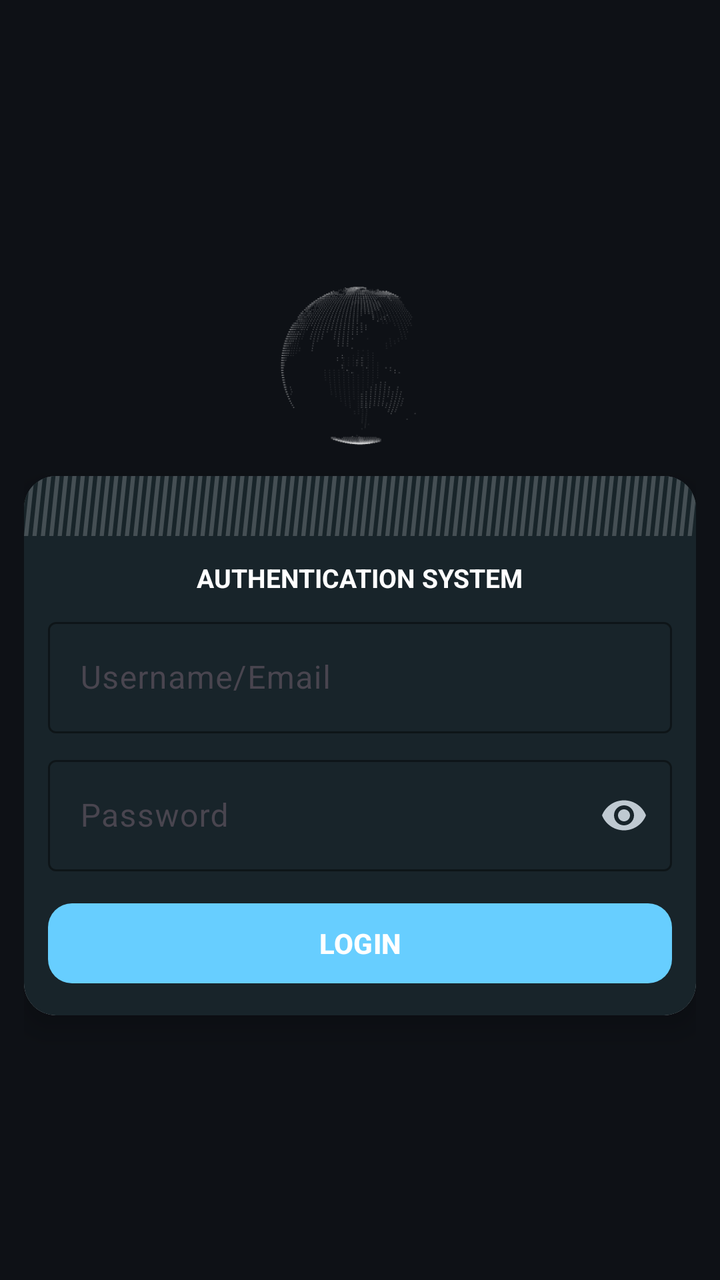
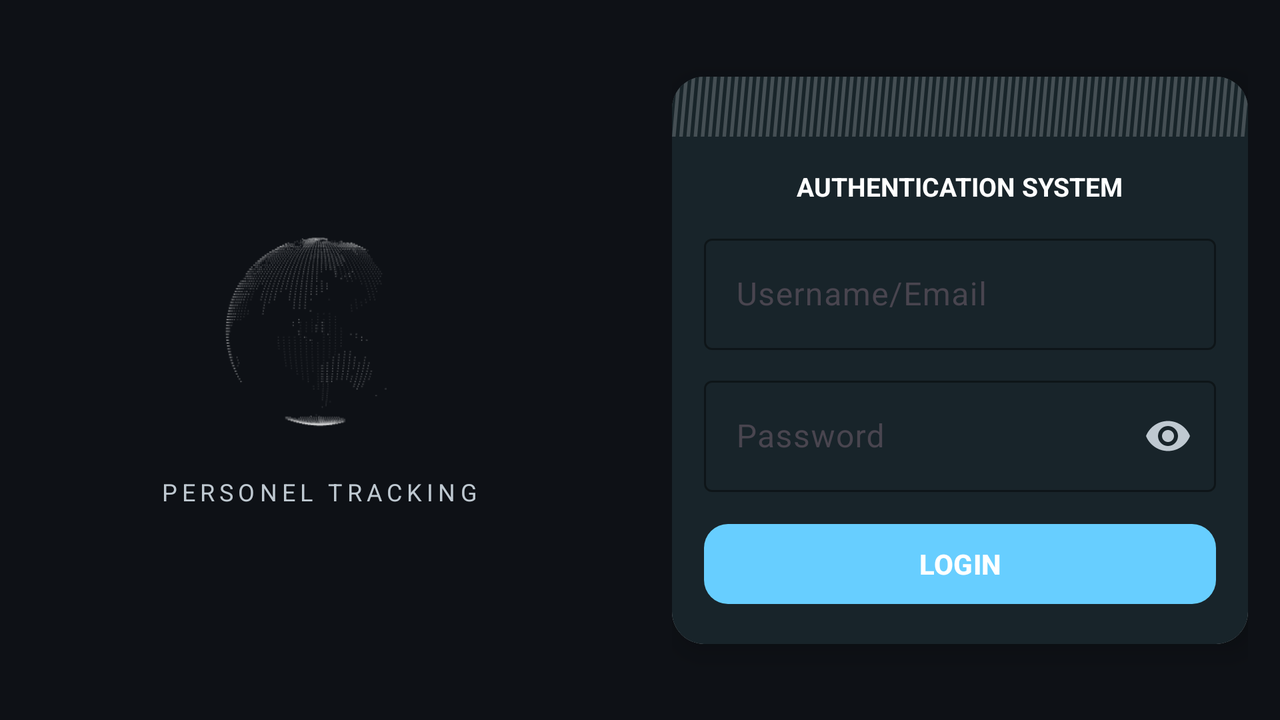

Compare how this app lays out the same screen by default and in its alternative resource folder. The renders come first, then the two layout files and the values they reference.
<!-- AndroidManifest.xml: application theme Theme.PersonelTracking2026 -->
<!-- res/layout/activity_login.xml -->
<?xml version="1.0" encoding="utf-8"?>
<androidx.constraintlayout.widget.ConstraintLayout
    xmlns:android="http://schemas.android.com/apk/res/android"
    xmlns:app="http://schemas.android.com/apk/res-auto"
    xmlns:tools="http://schemas.android.com/tools"
    android:id="@+id/login"
    android:background="@color/background2"
    android:layout_width="match_parent"
    android:layout_height="match_parent"
    tools:context=".ui.login.LoginActivity">

    
    <LinearLayout
        android:id="@+id/layoutConnecting"
        android:layout_width="0dp"
        android:layout_height="wrap_content"
        android:background="@color/primary"
        android:gravity="center"
        android:orientation="horizontal"
        android:padding="8dp"
        android:visibility="gone"
        app:layout_constraintTop_toTopOf="parent"
        app:layout_constraintStart_toStartOf="parent"
        app:layout_constraintEnd_toEndOf="parent">

        <ProgressBar
            android:layout_width="20dp"
            android:layout_height="20dp"
            android:indeterminateTint="@color/white" />

        <TextView
            android:layout_width="wrap_content"
            android:layout_height="wrap_content"
            android:text="Connecting..."
            android:textColor="@color/white"
            android:layout_marginStart="8dp" />
    </LinearLayout>

    
    <androidx.core.widget.NestedScrollView
        android:id="@+id/scrollView"
        android:layout_width="0dp"
        android:layout_height="0dp"
        android:fillViewport="true"
        android:overScrollMode="never"
        app:layout_constraintTop_toBottomOf="@id/layoutConnecting"
        app:layout_constraintBottom_toBottomOf="parent"
        app:layout_constraintStart_toStartOf="parent"
        app:layout_constraintEnd_toEndOf="parent">

        <androidx.constraintlayout.widget.ConstraintLayout
            android:layout_width="match_parent"
            android:layout_height="match_parent"
            android:paddingHorizontal="@dimen/layout_padding_horizontal"
            android:paddingVertical="@dimen/layout_padding_vertical">

            
            <ImageView
                android:id="@+id/imgPlanet"
                android:layout_width="0dp"
                android:layout_height="0dp"
                android:src="@drawable/img_planet"
                android:scaleType="fitCenter"
                android:alpha="0.9"
                app:layout_constraintTop_toTopOf="parent"
                app:layout_constraintBottom_toTopOf="@id/txtTagline"
                app:layout_constraintStart_toStartOf="parent"
                app:layout_constraintEnd_toEndOf="parent"
                app:layout_constraintDimensionRatio="1:1"
                app:layout_constraintWidth_percent="0.3"
                app:layout_constraintVertical_chainStyle="packed"/>

            
            <TextView
                android:id="@+id/txtTagline"
                android:layout_width="wrap_content"
                android:layout_height="wrap_content"
                android:text="PERSONEL TRACKING"
                android:textColor="@color/gray"
                android:textSize="@dimen/text_tagline"
                android:letterSpacing="0.2"
                android:layout_marginTop="4dp"
                android:layout_marginBottom="@dimen/spacing_tagline_bottom"
                app:layout_constraintTop_toBottomOf="@id/imgPlanet"
                app:layout_constraintBottom_toTopOf="@id/loginCard"
                app:layout_constraintStart_toStartOf="parent"
                app:layout_constraintEnd_toEndOf="parent" />

            
            <androidx.cardview.widget.CardView
                android:id="@+id/loginCard"
                android:layout_width="0dp"
                android:layout_height="wrap_content"
                app:cardCornerRadius="16dp"
                app:cardElevation="8dp"
                app:layout_constraintTop_toBottomOf="@id/txtTagline"
                app:layout_constraintBottom_toBottomOf="parent"
                app:layout_constraintStart_toStartOf="parent"
                app:layout_constraintEnd_toEndOf="parent"
                app:layout_constraintWidth_max="520dp">

                <LinearLayout
                    android:layout_width="match_parent"
                    android:layout_height="wrap_content"
                    android:orientation="vertical"
                    android:background="@color/background">

                    
                    <ImageView
                        android:layout_width="match_parent"
                        android:layout_height="wrap_content"
                        android:src="@drawable/bg_toolbar_stripes"
                        android:scaleType="fitXY" />

                    
                    <LinearLayout
                        android:layout_width="match_parent"
                        android:layout_height="wrap_content"
                        android:orientation="vertical"
                        android:padding="@dimen/card_padding">

                        
                        <TextView
                            android:layout_width="wrap_content"
                            android:layout_height="wrap_content"
                            android:text="AUTHENTICATION SYSTEM"
                            android:textSize="@dimen/text_title"
                            android:textStyle="bold"
                            android:textColor="@color/white"
                            android:layout_gravity="center"
                            android:layout_marginBottom="@dimen/spacing_field_bottom" />

                        
                        <com.google.android.material.textfield.TextInputLayout
                            android:id="@+id/tilUsername"
                            android:layout_width="match_parent"
                            android:layout_height="wrap_content"
                            android:layout_marginBottom="@dimen/spacing_field_bottom"
                            app:boxBackgroundMode="outline"
                            app:hintTextColor="@color/white"
                            app:boxStrokeColor="@color/gray">

                            <com.google.android.material.textfield.TextInputEditText
                                android:id="@+id/etUsername"
                                android:layout_width="match_parent"
                                android:layout_height="wrap_content"
                                android:hint="Username/Email"
                                android:textColor="@color/white"
                                android:textColorHint="@color/white"
                                android:inputType="text" />
                        </com.google.android.material.textfield.TextInputLayout>

                        
                        <com.google.android.material.textfield.TextInputLayout
                            android:id="@+id/tilPassword"
                            android:layout_width="match_parent"
                            android:layout_height="wrap_content"
                            android:layout_marginBottom="@dimen/spacing_password_bottom"
                            app:boxBackgroundMode="outline"
                            app:endIconMode="password_toggle"
                            app:endIconTint="@color/gray"
                            app:hintTextColor="@color/white"
                            app:boxStrokeColor="@color/gray">

                            <com.google.android.material.textfield.TextInputEditText
                                android:id="@+id/etPassword"
                                android:layout_width="match_parent"
                                android:layout_height="wrap_content"
                                android:hint="Password"
                                android:textColor="@color/white"
                                android:textColorHint="@color/white"
                                android:inputType="textPassword" />
                        </com.google.android.material.textfield.TextInputLayout>

                        
                        <com.google.android.material.button.MaterialButton
                            android:id="@+id/btnLogin"
                            android:layout_width="match_parent"
                            android:layout_height="@dimen/btn_height"
                            android:text="LOGIN"
                            android:textStyle="bold"
                            style="@style/Widget.App.PrimaryButton" />

                    </LinearLayout>
                </LinearLayout>
            </androidx.cardview.widget.CardView>

        </androidx.constraintlayout.widget.ConstraintLayout>

    </androidx.core.widget.NestedScrollView>

</androidx.constraintlayout.widget.ConstraintLayout>
<!-- resources referenced by this layout -->
<resources>
  <color name="background">#18242A</color>
  <color name="background2">#0E1116</color>
  <color name="gray">#BFC9D1</color>
  <color name="primary">#67ceff</color>
  <color name="white">#FFFFFFFF</color>
  <!-- from res/values-sw240dp/ -->
  <dimen name="btn_height">48dp</dimen>
  <!-- from res/values-sw240dp/ -->
  <dimen name="card_padding">12dp</dimen>
  <!-- from res/values-sw240dp/ -->
  <dimen name="layout_padding_horizontal">12dp</dimen>
  <!-- from res/values-sw240dp/ -->
  <dimen name="layout_padding_vertical">8dp</dimen>
  <!-- from res/values-sw240dp/ -->
  <dimen name="spacing_field_bottom">8dp</dimen>
  <!-- from res/values-sw240dp/ -->
  <dimen name="spacing_password_bottom">12dp</dimen>
  <!-- from res/values-sw240dp/ -->
  <dimen name="spacing_tagline_bottom">0dp</dimen>
  <!-- from res/values-sw240dp/ -->
  <dimen name="text_tagline">0sp</dimen>
  <!-- from res/values-sw240dp/ -->
  <dimen name="text_title">13sp</dimen>
  <!-- drawable bg_toolbar_stripes (drawable) -->
  <?xml version="1.0" encoding="utf-8"?>
  <layer-list xmlns:android="http://schemas.android.com/apk/res/android">
  
      <item>
          <shape android:shape="rectangle">
              <solid android:color="@color/secondary" />
          </shape>
      </item>
  
      <item android:drawable="@drawable/pattern_stripes" />
  
  </layer-list>
  <!-- drawable img_planet: png bitmap (drawable, 11940 bytes) -->
  <style name="Widget.App.PrimaryButton" parent="Widget.Material3.Button">
          <item name="backgroundTint">@color/btn_primary_selector</item>
          <item name="android:textColor">@color/white</item>
          <item name="cornerRadius">12dp</item>
      </style>
  <style name="Theme.PersonelTracking2026" parent="Base.Theme.PersonelTracking2026" />
  <color name="secondary">#182429</color>
  <!-- drawable pattern_stripes: vector/xml drawable (drawable, 3651 chars, omitted) -->
  <style name="Base.Theme.PersonelTracking2026" parent="Theme.Material3.DayNight.NoActionBar">
          <item name="colorPrimary">@color/primary</item>
          <item name="popupMenuStyle">@style/DarkPopupMenu</item>
          <item name="android:popupMenuStyle">@style/DarkPopupMenu</item>
      </style>
  <style name="DarkPopupMenu" parent="Widget.Material3.PopupMenu">
          <item name="android:popupBackground">@color/background</item>
          <item name="android:textColor">@color/white</item>
          <item name="android:itemBackground">@color/background</item>
          <item name="overlapAnchor">false</item>
      </style>
</resources>
<!-- res/layout-land/activity_login.xml (the repository's variant of the layout above) -->
<!-- drawn on the phone turned sideways -->
<?xml version="1.0" encoding="utf-8"?>
<androidx.constraintlayout.widget.ConstraintLayout
    xmlns:android="http://schemas.android.com/apk/res/android"
    xmlns:app="http://schemas.android.com/apk/res-auto"
    xmlns:tools="http://schemas.android.com/tools"
    android:id="@+id/login"
    android:background="@color/background2"
    android:layout_width="match_parent"
    android:layout_height="match_parent"
    tools:context=".ui.login.LoginActivity">

    
    <LinearLayout
        android:id="@+id/layoutConnecting"
        android:layout_width="0dp"
        android:layout_height="wrap_content"
        android:background="@color/primary"
        android:gravity="center"
        android:orientation="horizontal"
        android:padding="6dp"
        android:visibility="gone"
        app:layout_constraintTop_toTopOf="parent"
        app:layout_constraintStart_toStartOf="parent"
        app:layout_constraintEnd_toEndOf="parent">

        <ProgressBar
            android:layout_width="16dp"
            android:layout_height="16dp"
            android:indeterminateTint="@color/white" />

        <TextView
            android:layout_width="wrap_content"
            android:layout_height="wrap_content"
            android:text="Connecting..."
            android:textColor="@color/white"
            android:textSize="12sp"
            android:layout_marginStart="8dp" />
    </LinearLayout>

    
    <LinearLayout
        android:layout_width="0dp"
        android:layout_height="0dp"
        android:orientation="horizontal"
        app:layout_constraintTop_toBottomOf="@id/layoutConnecting"
        app:layout_constraintBottom_toBottomOf="parent"
        app:layout_constraintStart_toStartOf="parent"
        app:layout_constraintEnd_toEndOf="parent">

        
        <LinearLayout
            android:layout_width="0dp"
            android:layout_height="match_parent"
            android:layout_weight="1"
            android:orientation="vertical"
            android:gravity="center"
            android:padding="24dp">

            <ImageView
                android:id="@+id/imgPlanet"
                android:layout_width="120dp"
                android:layout_height="120dp"
                android:src="@drawable/img_planet"
                android:scaleType="fitCenter"
                android:alpha="0.9" />

            <TextView
                android:id="@+id/txtTagline"
                android:layout_width="wrap_content"
                android:layout_height="wrap_content"
                android:text="PERSONEL TRACKING"
                android:textColor="@color/gray"
                android:textSize="12sp"
                android:letterSpacing="0.2"
                android:layout_marginTop="12dp" />

        </LinearLayout>

        
        <androidx.core.widget.NestedScrollView
            android:id="@+id/scrollView"
            android:layout_width="0dp"
            android:layout_height="match_parent"
            android:layout_weight="1"
            android:fillViewport="true"
            android:overScrollMode="never">

            
            <androidx.constraintlayout.widget.ConstraintLayout
                android:layout_width="match_parent"
                android:layout_height="match_parent"
                android:minHeight="300dp"
                android:paddingHorizontal="16dp"
                android:paddingVertical="12dp">

                
                <androidx.cardview.widget.CardView
                    android:id="@+id/loginCard"
                    android:layout_width="0dp"
                    android:layout_height="wrap_content"
                    app:cardCornerRadius="16dp"
                    app:cardElevation="8dp"
                    app:layout_constraintTop_toTopOf="parent"
                    app:layout_constraintBottom_toBottomOf="parent"
                    app:layout_constraintStart_toStartOf="parent"
                    app:layout_constraintEnd_toEndOf="parent"
                    app:layout_constraintVertical_bias="0.5">

                    <LinearLayout
                        android:layout_width="match_parent"
                        android:layout_height="wrap_content"
                        android:orientation="vertical"
                        android:background="@color/background">

                        
                        <ImageView
                            android:layout_width="match_parent"
                            android:layout_height="wrap_content"
                            android:src="@drawable/bg_toolbar_stripes"
                            android:scaleType="fitXY" />

                        
                        <LinearLayout
                            android:layout_width="match_parent"
                            android:layout_height="wrap_content"
                            android:orientation="vertical"
                            android:padding="16dp">

                            <TextView
                                android:layout_width="wrap_content"
                                android:layout_height="wrap_content"
                                android:text="AUTHENTICATION SYSTEM"
                                android:textSize="13sp"
                                android:textStyle="bold"
                                android:textColor="@color/white"
                                android:layout_gravity="center"
                                android:layout_marginBottom="12dp" />

                            <com.google.android.material.textfield.TextInputLayout
                                android:id="@+id/tilUsername"
                                android:layout_width="match_parent"
                                android:layout_height="wrap_content"
                                android:layout_marginBottom="10dp"
                                app:boxBackgroundMode="outline"
                                app:hintTextColor="@color/white"
                                app:boxStrokeColor="@color/gray">

                                <com.google.android.material.textfield.TextInputEditText
                                    android:id="@+id/etUsername"
                                    android:layout_width="match_parent"
                                    android:layout_height="wrap_content"
                                    android:hint="Username/Email"
                                    android:textColor="@color/white"
                                    android:textColorHint="@color/white" />
                            </com.google.android.material.textfield.TextInputLayout>

                            <com.google.android.material.textfield.TextInputLayout
                                android:id="@+id/tilPassword"
                                android:layout_width="match_parent"
                                android:layout_height="wrap_content"
                                android:layout_marginBottom="12dp"
                                app:boxBackgroundMode="outline"
                                app:endIconMode="password_toggle"
                                app:endIconTint="@color/gray"
                                app:hintTextColor="@color/white"
                                app:boxStrokeColor="@color/gray">

                                <com.google.android.material.textfield.TextInputEditText
                                    android:id="@+id/etPassword"
                                    android:layout_width="match_parent"
                                    android:layout_height="wrap_content"
                                    android:hint="Password"
                                    android:textColor="@color/white"
                                    android:textColorHint="@color/white"
                                    android:inputType="textPassword" />
                            </com.google.android.material.textfield.TextInputLayout>

                            <com.google.android.material.button.MaterialButton
                                android:id="@+id/btnLogin"
                                android:layout_width="match_parent"
                                android:layout_height="48dp"
                                android:text="LOGIN"
                                android:textStyle="bold"
                                style="@style/Widget.App.PrimaryButton" />

                        </LinearLayout>

                    </LinearLayout>

                </androidx.cardview.widget.CardView>

            </androidx.constraintlayout.widget.ConstraintLayout>

        </androidx.core.widget.NestedScrollView>

    </LinearLayout>

</androidx.constraintlayout.widget.ConstraintLayout>
<!-- resources referenced by the variant -->
<!-- as the phone turned sideways resolves them -->
<resources>
  <color name="background">#18242A</color>
  <color name="background2">#0E1116</color>
  <color name="gray">#BFC9D1</color>
  <color name="primary">#67ceff</color>
  <color name="white">#FFFFFFFF</color>
  <!-- drawable bg_toolbar_stripes (drawable) -->
  <?xml version="1.0" encoding="utf-8"?>
  <layer-list xmlns:android="http://schemas.android.com/apk/res/android">
  
      <item>
          <shape android:shape="rectangle">
              <solid android:color="@color/secondary" />
          </shape>
      </item>
  
      <item android:drawable="@drawable/pattern_stripes" />
  
  </layer-list>
  <!-- drawable img_planet: png bitmap (drawable, 11940 bytes) -->
  <style name="Widget.App.PrimaryButton" parent="Widget.Material3.Button">
          <item name="backgroundTint">@color/btn_primary_selector</item>
          <item name="android:textColor">@color/white</item>
          <item name="cornerRadius">12dp</item>
      </style>
  <style name="Theme.PersonelTracking2026" parent="Base.Theme.PersonelTracking2026" />
  <color name="secondary">#182429</color>
  <!-- drawable pattern_stripes: vector/xml drawable (drawable, 3651 chars, omitted) -->
  <style name="Base.Theme.PersonelTracking2026" parent="Theme.Material3.DayNight.NoActionBar">
          <item name="colorPrimary">@color/primary</item>
          <item name="popupMenuStyle">@style/DarkPopupMenu</item>
          <item name="android:popupMenuStyle">@style/DarkPopupMenu</item>
      </style>
  <style name="DarkPopupMenu" parent="Widget.Material3.PopupMenu">
          <item name="android:popupBackground">@color/background</item>
          <item name="android:textColor">@color/white</item>
          <item name="android:itemBackground">@color/background</item>
          <item name="overlapAnchor">false</item>
      </style>
</resources>
